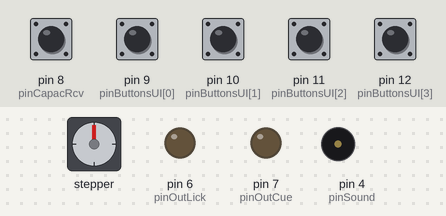
Recording of a sketch running on a simulated Arduino Uno, built with avr-gcc and run on an emulated ATmega328P. Parts: stepper motor, output pins drawn as LEDs (lit = HIGH), buzzer (waves = sounding). Wiring (inferred from the names in the program): stepper motor driver (200 steps per turn assumed): step pin 2; direction pin 3. The test bench sets the inputs (shaded band); at power-on: pin 8 (pinCapacRcv), pin 9 (pinButtonsUI[0]), pin 10 (pinButtonsUI[1]), pin 11 (pinButtonsUI[2]), pin 12 (pinButtonsUI[3]) HIGH. Pins used as bus, display or sensor lines are not drawn.

Above: at 1.2 s.
1.3 s: pin 9 (pinButtonsUI[0]) pulled LOW for 0.15 s
At 4.1 s:
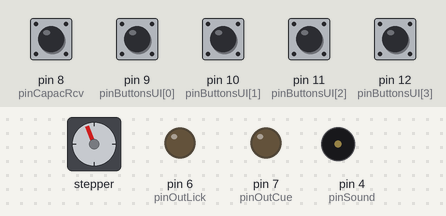
4.4 s: pin 10 (pinButtonsUI[1]) pulled LOW for 0.15 s
At 5.1 s:
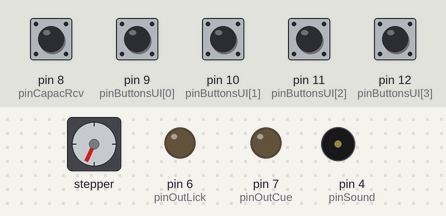
6.0 s: pin 12 (pinButtonsUI[3]) pulled LOW for 0.15 s
At 6.26 s:
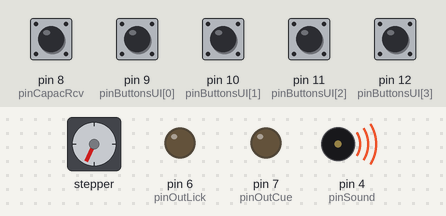
8.0 s: pin 9 (pinButtonsUI[0]) pulled LOW for 1 s
At 10.7 s:
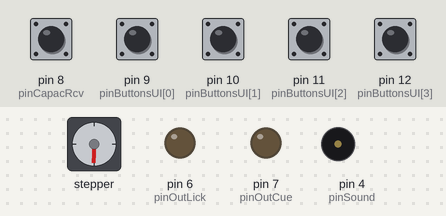
11.5 s: pin 11 (pinButtonsUI[2]) pulled LOW for 0.15 s
At 12.8 s:
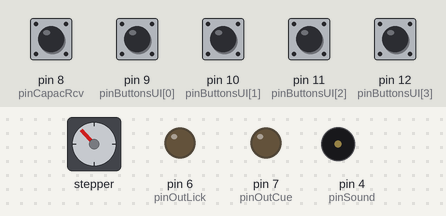
13.1 s: pin 10 (pinButtonsUI[1]) pulled LOW for 1 s
At 15.4 s:
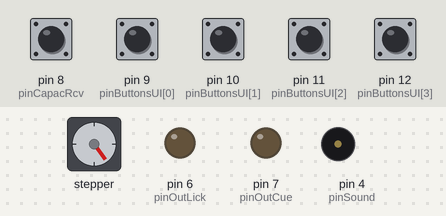
Timing chart, 0 to 16.6 s (numbered marks = the images above; inputs shaded):
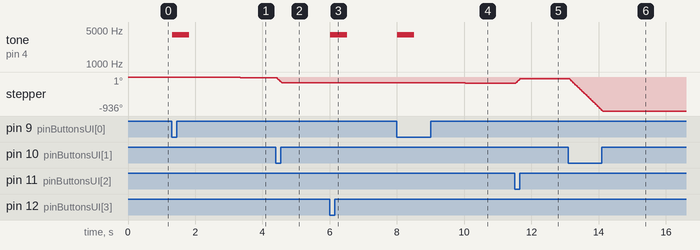

Measured:
- after the input at 1.3 s, tone on pin 4 (pinSound): silent → 4000 Hz at once, → silent 0.50 s later; stepper: goes -1° 0.02 s, then -21°, starting after 2.0 s
- after the input at 4.4 s, stepper: turns 135° counter-clockwise in 0.15 s, starting at once
- after the input at 6.0 s, tone on pin 4 (pinSound): silent → 4000 Hz at once, → silent 0.50 s later
- after the input at 8.0 s, tone on pin 4 (pinSound): silent → 4000 Hz at once, → silent 0.50 s later; stepper: goes -158° 0.02 s, then -178°, starting after 2.0 s
- after the input at 11.5 s, stepper: turns 135° clockwise in 0.15 s, starting at once
- after the input at 13.1 s, stepper: turns 893° counter-clockwise in 1.0 s, starting at once

The sketch:

cuedConditioning.ino
```cpp
#include <Bounce2.h>
#include <CapacitiveSensor.h>

// Experimental Constants
const int stepsReward = 12;
const int stepLenghtMicroseconds = 1000;
const int cueFrequency = 4000;
const int cueDuration = 500;
const int delayCueReward = 2000;

// PIN definitions
const uint8_t pinCapacSend = 5;    // Controls the capacitive lick sensor
const uint8_t pinCapacRcv = 8;     // Controls the capacitive lick sensor

const uint8_t pinOutLick = 6;     // Controls the capacitive lick sensor
const uint8_t pinOutCue = 7;     // Controls the capacitive lick sensor

const uint8_t pinSound = 4;     // Controls the buzzer
const uint8_t pinStep = 2;      // Controls each step
const uint8_t pinDir = 3;       // Controls the direction of the rotation
const uint8_t pinSleep = 13;     // Sleep function of the stepper
uint8_t pinButtonsUI[] = {9,10,11,12};    // UI buttons

// -------------------------------------------------------
CapacitiveSensor   cSensor = CapacitiveSensor(pinCapacSend,pinCapacRcv);

bool sleepState = true;
const int millisToStandby = 1000;     // The stepper driver goes to sleep (drastically reduces power)
unsigned long timeSinceLastCommand = 0;

long lickReading = 0;
bool lickState = false;
const int lickTttlLength = 2;
long lastLick = 0;

bool currDirection = false;
const bool forward = false;   // renaming for clarity
const bool reverse = true;    // renaming for clarity

// Initialize the debouncing for the UI buttons
int NUM_BUTTONS = sizeof(pinButtonsUI) / sizeof(pinButtonsUI[0]);
Bounce * buttons = new Bounce[NUM_BUTTONS];

String lickMsg = "_lick";

//--------------------------------------------------------
// SETUP
//--------------------------------------------------------
void setup() {

  // CAPACITIVE sensor
  cSensor.set_CS_Timeout_Millis(1000);

  pinMode(pinOutLick,OUTPUT);
  pinMode(pinOutCue,OUTPUT);
  digitalWrite(pinOutLick, LOW);
  digitalWrite(pinOutCue, LOW);

  // MOTOR pins
  pinMode(pinStep, OUTPUT);
  pinMode(pinDir, OUTPUT);
  pinMode(pinSleep, OUTPUT);

  digitalWrite(pinStep, LOW);
  digitalWrite(pinSleep, LOW);  // put driver to sleep
  sleepState = true;
  digitalWrite(pinDir, forward);

  // UI Buttons
  for(int i=0; i<NUM_BUTTONS; i++){
    buttons[i].attach(pinButtonsUI[i] , INPUT_PULLUP);
    buttons[i].interval(15);
  }

  Serial.begin(9600);
  timeSinceLastCommand = millis();       // update the time
}


//--------------------------------------------------------
// LOOP
//--------------------------------------------------------
void loop() {

  // Lick sensor update and TTL output
  if(lickState==false && millis()-lastLick > lickTttlLength){
    lickReading =  cSensor.capacitiveSensor(10);
    if(lickReading>2000){
      lickState = true;
      lastLick = millis();
      digitalWrite(pinOutLick,HIGH);
      String msg = lastLick + lickMsg;
      Serial.println(msg);
      //Serial.write(13);
      //Serial.write(10);
    }
  }
  else if(lickState==true && millis()-lastLick > lickTttlLength){
    lickReading =  cSensor.capacitiveSensor(10
    );
    if(lickReading<2000){
      lickState = false;
      digitalWrite(pinOutLick,LOW);
    }
  }


  for (int i = 0; i < NUM_BUTTONS; i++)  {
    buttons[i].update();      // Update the Bounce instance
  }

  // Read REWARD button
  if(buttons[0].fell()){
    wakeUp();
    changeDirection(forward);
    tone(pinSound, cueFrequency, cueDuration);
    delay(delayCueReward);
    giveReward(stepsReward);
    timeSinceLastCommand = millis();
  }

  // Read FORWARD button
  if(buttons[1].fell()){
    wakeUp();
    changeDirection(forward);
    while(buttons[1].read()==LOW){
      doStep(pinStep,stepLenghtMicroseconds);
      buttons[1].update();
    }
    timeSinceLastCommand = millis();
  }

  // Read REVERSE button
  if(buttons[2].fell()){
    wakeUp();
    changeDirection(reverse);
    while(buttons[2].read()==LOW){
      doStep(pinStep,stepLenghtMicroseconds);
      buttons[2].update();
    }
    timeSinceLastCommand = millis();
  }

  // Read TRIAL button
  if(buttons[3].fell()){
    wakeUp();
    tone(pinSound, cueFrequency, cueDuration);
    timeSinceLastCommand = millis();
  }

  // Puts the driver to sleep if some time has passed since the last command
  if(sleepState == false && (millis()- timeSinceLastCommand) > millisToStandby){
    digitalWrite(pinSleep, LOW);    // return to sleep
    sleepState = true;
    timeSinceLastCommand = millis();
  }

}


//--------------------------------------------------------
// MY FUNCTIONS
//--------------------------------------------------------

void doStep(int pinStep, int stepLength_uS){
  digitalWrite(pinStep, HIGH);
  delayMicroseconds(stepLength_uS);
  digitalWrite(pinStep, LOW);
  delayMicroseconds(stepLength_uS);
}


void giveReward(int stepsReward){
  for(int j=0; j<stepsReward; j++){
    doStep(pinStep, stepLenghtMicroseconds);
  }
}

void wakeUp(){
  if(sleepState == true){
    digitalWrite(pinSleep, HIGH);   // exit from sleep
    sleepState = false;
  }
}

void changeDirection(bool direct){
  if(currDirection != direct){
    digitalWrite(pinDir, direct);
    currDirection = direct;
  }
}
```
